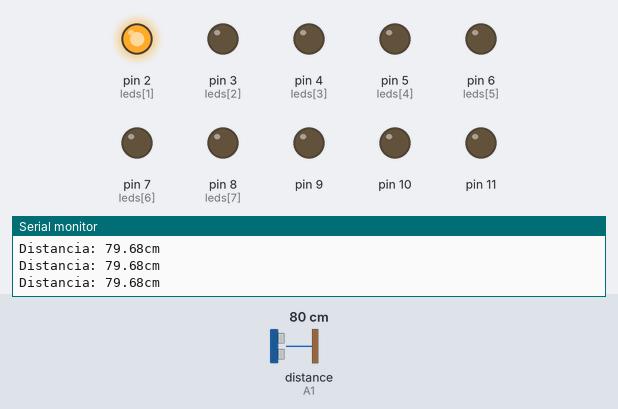
A sketch run on a simulated Arduino Uno, built with avr-gcc and run on an emulated ATmega328P. Parts: output pins drawn as LEDs (lit = HIGH), the last lines printed to the serial monitor. Wiring (inferred from the names in the program): ultrasonic range finder: trigger A0; echo A1. The inputs (shaded band) are chosen by the test bench; at power-on: distance to the obstacle (sensor on A1) 80 cm. The echo pulse lasts 58.3 µs per cm; pins used as bus, display or sensor lines are not drawn.

Above: at 1.3 s.
1.4 s: distance to the obstacle (sensor on A1) set to 9 cm
At 1.8 s:
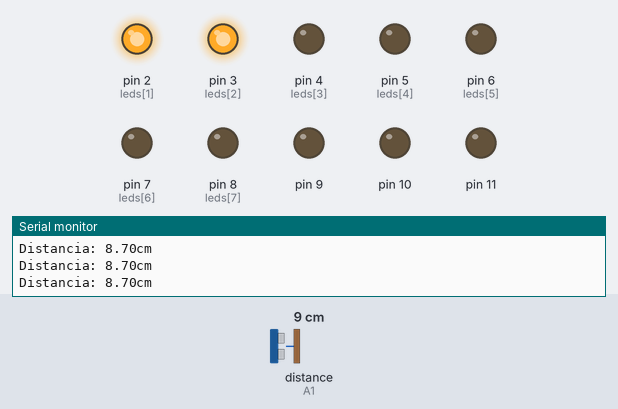
2.9 s: distance to the obstacle (sensor on A1) set to 18 cm
At 3.6 s:
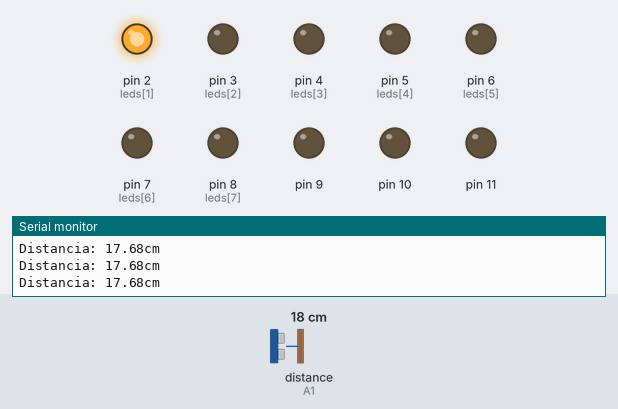
4.4 s: distance to the obstacle (sensor on A1) set to 6 cm
At 5.6 s:
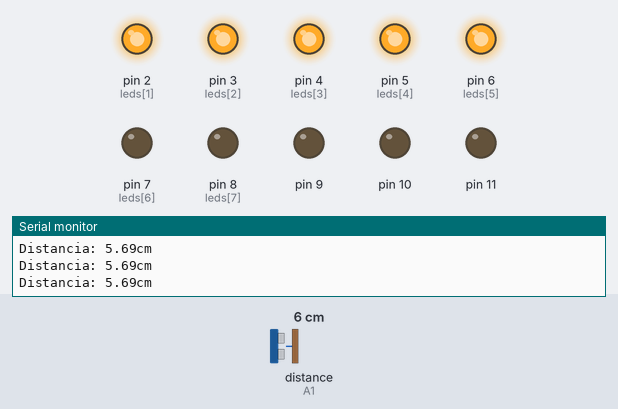
5.9 s: distance to the obstacle (sensor on A1) set to 35 cm
At 7.0 s:
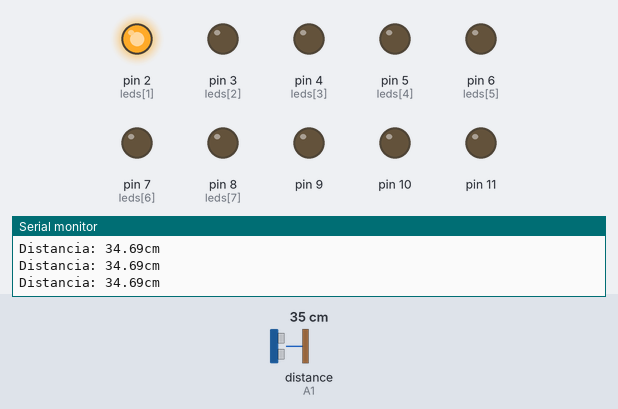
7.4 s: distance to the obstacle (sensor on A1) set to 8 cm
At 8.8 s:
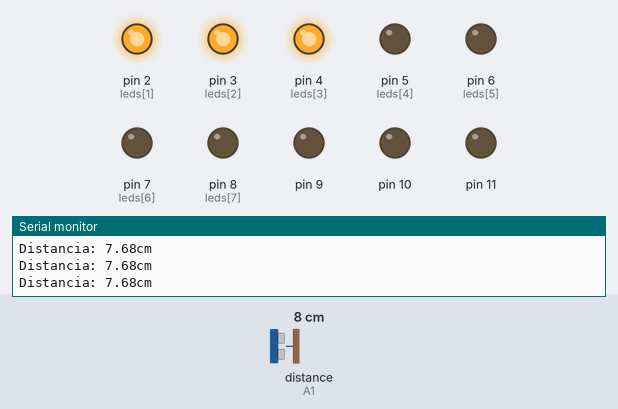
Timing chart, 0 to 9.9 s (numbered marks = the images above; inputs shaded):
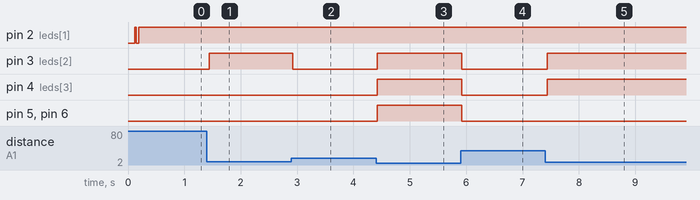

Measured:
- after the input at 1.4 s, pin 3 (leds[2]): LOW → HIGH at once
- after the input at 2.9 s, pin 3 (leds[2]): HIGH → LOW at once
- after the input at 4.4 s, pin 3 (leds[2]), pin 4 (leds[3]), pin 5 (leds[4]), pin 6 (leds[5]): LOW → HIGH at once
- after the input at 5.9 s, pin 3 (leds[2]), pin 4 (leds[3]), pin 5 (leds[4]), pin 6 (leds[5]): HIGH → LOW at once
- after the input at 7.4 s, pin 3 (leds[2]), pin 4 (leds[3]): LOW → HIGH at once

The sketch:

water_level.ino
```cpp
const int echo=A1;
const int trigger=A0;
long tiempo;
float distancia;
int leds[]={1,2,3,4,5,6,7,8};

void setup()
{
  for(int pin=2;pin<=11;pin++)
    pinMode(pin,OUTPUT);

  pinMode(echo,INPUT);
  pinMode(trigger,OUTPUT);
  Serial.begin(9600);
  delay(100);
}

void loop()
{
  medir();

  Serial.print("Distancia: ");
  Serial.print(distancia);      //Enviamos serialmente el valor de la distancia
  Serial.print("cm");
  Serial.println();

  indicador_nivel();
}

void medir()
{
  digitalWrite(trigger,LOW);
  delayMicroseconds(2);
  digitalWrite(trigger,HIGH);
  delayMicroseconds(10);
  digitalWrite(trigger,LOW);

  tiempo=pulseIn(echo,HIGH);//us=microsegundos
  distancia = float(tiempo*0.0343)/2;
  delay(10);
}
void indicador_nivel()
{
  if(distancia>11) //distancia maxima , apaga los LEDs
  {for(int k=0;k<=7;k++)
   {digitalWrite(leds[k],LOW);}
  }
else if(distancia>10) // primer nivel encender LED 1.
   {for(int k=0;k<=0;k++)
    {digitalWrite(leds[k],HIGH);}
    for(int k=1;k<=7;k++)
    {digitalWrite(leds[k],LOW);}
   }
if(distancia>9) // 2do nivel encender LED 2 y asi con los demas LED etc...
   {for(int k=0;k<=1;k++)
    {digitalWrite(leds[k],HIGH);}
    for(int k=2;k<=7;k++)
    {digitalWrite(leds[k],LOW);}
   }
else if(distancia>8)
   {for(int k=0;k<=2;k++)
    {digitalWrite(leds[k],HIGH);}
    for(int k=3;k<=7;k++)
    {digitalWrite(leds[k],LOW);}
   }
else if(distancia>7)
   {for(int k=0;k<=3;k++)
    {digitalWrite(leds[k],HIGH);}
    for(int k=4;k<=7;k++)
    {digitalWrite(leds[k],LOW);}
   }
else if(distancia>6)
   {for(int k=0;k<=4;k++)
    {digitalWrite(leds[k],HIGH);}
    for(int k=5;k<=7;k++)
    {digitalWrite(leds[k],LOW);}
   }
else if(distancia>5)
   {for(int k=0;k<=5;k++)
    {digitalWrite(leds[k],HIGH);}
    for(int k=6;k<=7;k++)
    {digitalWrite(leds[k],LOW);}
   }
else if(distancia>4)
   {for(int k=0;k<=6;k++)
    {digitalWrite(leds[k],HIGH);}
    for(int k=7;k<=7;k++)
    {digitalWrite(leds[k],LOW);}
   }
}
```
